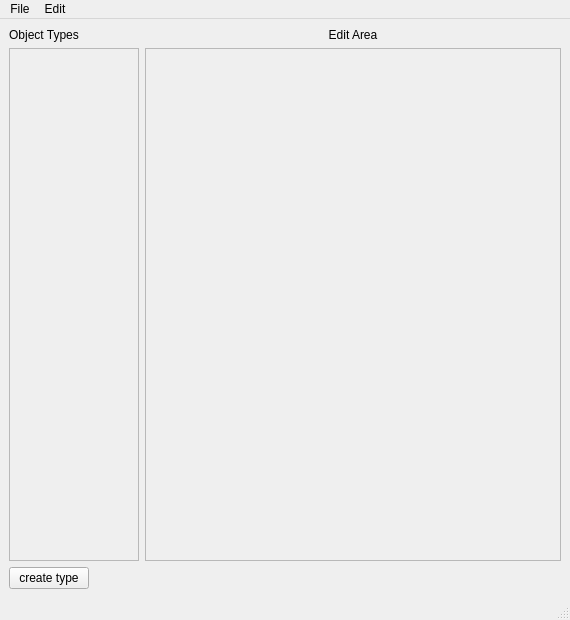
<?xml version="1.0" encoding="UTF-8"?>
<ui version="4.0">
 <class>MainWindow</class>
 <widget class="QMainWindow" name="MainWindow">
  <property name="geometry">
   <rect>
    <x>0</x>
    <y>0</y>
    <width>570</width>
    <height>620</height>
   </rect>
  </property>
  <property name="windowTitle">
   <string>Game Object List Editor</string>
  </property>
  <widget class="QWidget" name="centralwidget">
   <layout class="QFormLayout" name="formLayout">
    <item row="0" column="0">
     <widget class="QLabel" name="labelObjectTypes">
      <property name="text">
       <string>&lt;html&gt;&lt;head/&gt;&lt;body&gt;&lt;p align=&quot;center&quot;&gt;Object Types&lt;/p&gt;&lt;/body&gt;&lt;/html&gt;</string>
      </property>
     </widget>
    </item>
    <item row="0" column="1">
     <widget class="QLabel" name="labelEditArea">
      <property name="text">
       <string>&lt;html&gt;&lt;head/&gt;&lt;body&gt;&lt;p align=&quot;center&quot;&gt;Edit Area&lt;/p&gt;&lt;/body&gt;&lt;/html&gt;</string>
      </property>
     </widget>
    </item>
    <item row="1" column="0">
     <widget class="QScrollArea" name="scrollAreaForTypes">
      <property name="minimumSize">
       <size>
        <width>130</width>
        <height>0</height>
       </size>
      </property>
      <property name="widgetResizable">
       <bool>true</bool>
      </property>
      <widget class="QWidget" name="scrollAreaWidgetContents">
       <property name="geometry">
        <rect>
         <x>0</x>
         <y>0</y>
         <width>128</width>
         <height>505</height>
        </rect>
       </property>
      </widget>
     </widget>
    </item>
    <item row="1" column="1">
     <widget class="QScrollArea" name="scrollAreaForEdit">
      <property name="minimumSize">
       <size>
        <width>150</width>
        <height>0</height>
       </size>
      </property>
      <property name="widgetResizable">
       <bool>true</bool>
      </property>
      <widget class="QWidget" name="scrollAreaWidgetContents_2">
       <property name="geometry">
        <rect>
         <x>0</x>
         <y>0</y>
         <width>414</width>
         <height>505</height>
        </rect>
       </property>
      </widget>
     </widget>
    </item>
    <item row="2" column="0">
     <widget class="QPushButton" name="pushButtonCreateType">
      <property name="text">
       <string>create type</string>
      </property>
     </widget>
    </item>
   </layout>
  </widget>
  <widget class="QMenuBar" name="menubar">
   <property name="geometry">
    <rect>
     <x>0</x>
     <y>0</y>
     <width>570</width>
     <height>21</height>
    </rect>
   </property>
   <widget class="QMenu" name="menuFile">
    <property name="title">
     <string>File</string>
    </property>
    <addaction name="actionNew_List"/>
    <addaction name="actionOpen_List"/>
    <addaction name="separator"/>
    <addaction name="actionSave_List"/>
    <addaction name="separator"/>
   </widget>
   <widget class="QMenu" name="menuEdit">
    <property name="title">
     <string>Edit</string>
    </property>
    <addaction name="actionUndo"/>
    <addaction name="actionRedo"/>
   </widget>
   <addaction name="menuFile"/>
   <addaction name="menuEdit"/>
  </widget>
  <widget class="QStatusBar" name="statusbar"/>
  <action name="actionUndo">
   <property name="icon">
    <iconset resource="myqrcfile.qrc">
     <normaloff>:/menuIcons/icon-undo-48.png</normaloff>:/menuIcons/icon-undo-48.png</iconset>
   </property>
   <property name="text">
    <string>Undo</string>
   </property>
   <property name="shortcut">
    <string>Ctrl+Z</string>
   </property>
  </action>
  <action name="actionRedo">
   <property name="icon">
    <iconset resource="myqrcfile.qrc">
     <normaloff>:/menuIcons/icon-redo-48.png</normaloff>:/menuIcons/icon-redo-48.png</iconset>
   </property>
   <property name="text">
    <string>Redo</string>
   </property>
   <property name="shortcut">
    <string>Ctrl+Y</string>
   </property>
  </action>
  <action name="actionNew_List">
   <property name="icon">
    <iconset resource="myqrcfile.qrc">
     <normaloff>:/menuIcons/icon-add-file-48.png</normaloff>:/menuIcons/icon-add-file-48.png</iconset>
   </property>
   <property name="text">
    <string>New List...</string>
   </property>
   <property name="shortcut">
    <string>Ctrl+N</string>
   </property>
  </action>
  <action name="actionOpen_List">
   <property name="icon">
    <iconset resource="myqrcfile.qrc">
     <normaloff>:/menuIcons/icon-open-48.png</normaloff>:/menuIcons/icon-open-48.png</iconset>
   </property>
   <property name="text">
    <string>Open List...</string>
   </property>
   <property name="shortcut">
    <string>Ctrl+O</string>
   </property>
  </action>
  <action name="actionSave_List">
   <property name="icon">
    <iconset resource="myqrcfile.qrc">
     <normaloff>:/menuIcons/icon-save-48.png</normaloff>:/menuIcons/icon-save-48.png</iconset>
   </property>
   <property name="text">
    <string>Save List</string>
   </property>
   <property name="shortcut">
    <string>Ctrl+S</string>
   </property>
  </action>
 </widget>
 <resources>
  <include location="myqrcfile.qrc"/>
 </resources>
 <connections/>
</ui>
